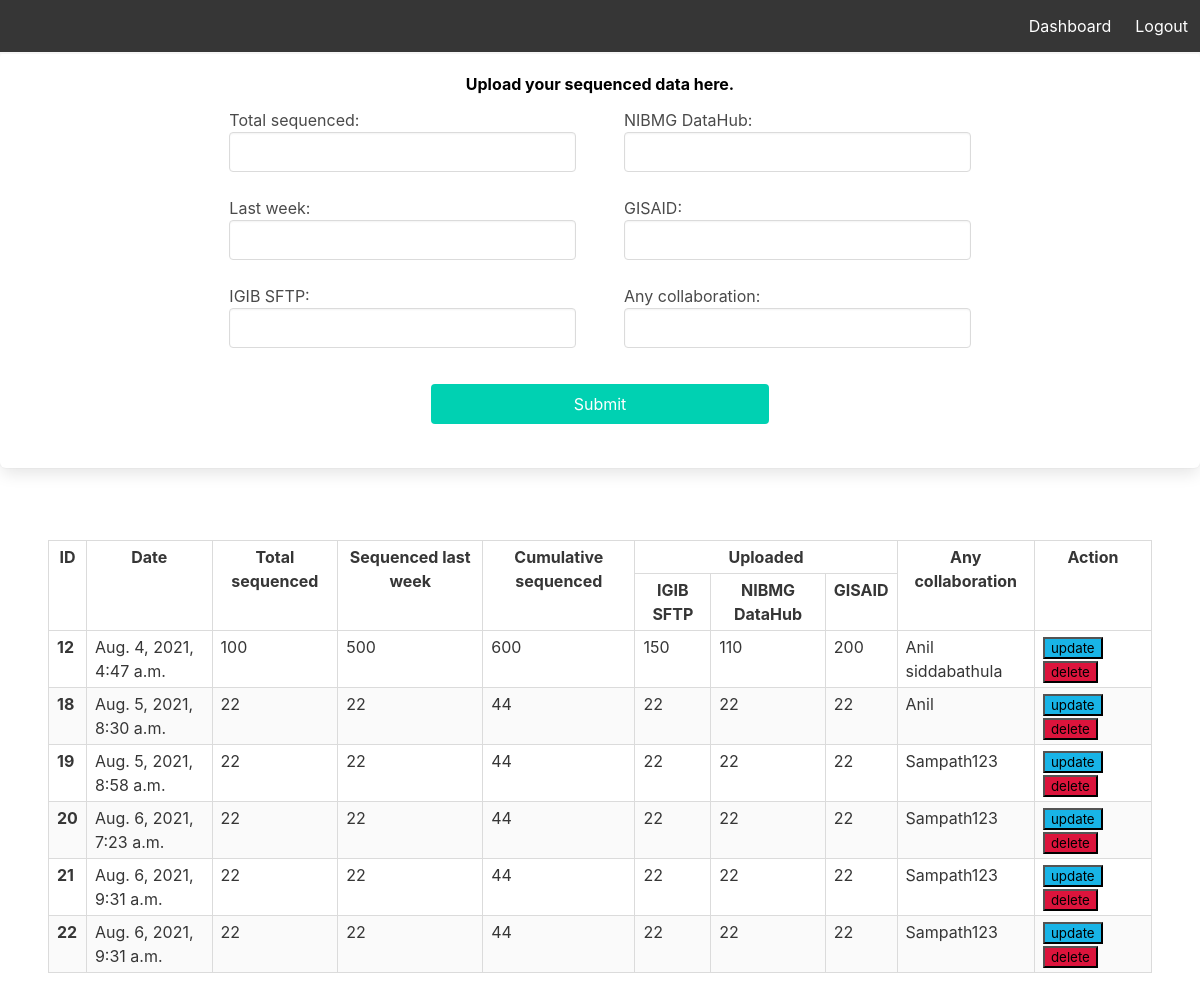
The app's page /Home (signed in) with its own data.
### users/models.py (models this page shows, shortened)
class InputData(models.Model):
    data_entry                      = models.DateTimeField(verbose_name ="date joined", auto_now_add=True)
    username                        = models.ForeignKey(Account,verbose_name="username",on_delete=models.CASCADE)
    Total_sequenced                 = models.IntegerField()
    Sequenced_last_week             = models.IntegerField()
    Cumulative_sequenced            = models.IntegerField()
    Uploaded_IGIB_SFTP              = models.IntegerField()
    Uploaded_NIBMG_DataHub          = models.IntegerField()
    Uploaded_GISAID                 = models.IntegerField()
    Any_collaboration               = models.TextField(max_length=200)

### users/views.py (the view)
# urls.py: 2. Add a URL to urlpatterns:  path('', Home.as_view(), name='home')
def Home(request):
    data = InputData.objects.filter(username__id=request.user.id)
    return render(request, 'data.html',{'data':data})

### users/models.py (called while the page is built)
    def __str__(self):
        return self.username

### templates/data.html (shortened to what this page needs)
{% load static %}
<!DOCTYPE html>
<html lang="en">
    <link rel="stylesheet" href="https://cdn.jsdelivr.net/npm/bulma@0.9.3/css/bulma.min.css">
    <link href="{% static 'styles.css'%}" rel="stylesheet" type="text/css" media="all" />
<head>
</head>
<body>
    {% if user.is_prouser is True %}
    <nav class="navbar has-shadow is-dark">
        <div class="navbar-menu" id="nav-links">
          <div class="navbar-end">
            <a class="navbar-item" href="/">Dashboard</a>
            <a class="navbar-item" href="logout">Logout</a>
          </div>
        </div>
    </nav>
    <div class="box">
        <h1>Upload your sequenced data here.</h1>
            <form action="upload" method="post">
                        <div class="columns is-centered mb-0">
                            <div class="column is-4">
                                <div class="column">
                                    <label>Total sequenced:</label>
                                    <input class="input" type="number" name="Total_sequenced"  required="required">
                                </div>
                                <div class="column">
                                    <label class="lable">Last week:</label>
                                    <input class="input" type="number" name="Sequenced_last_week"  required="required">
                                </div>
                                <div class="column">
                                    <label class="lable">IGIB SFTP:</label>
                                    <input class="input" type="number" name="Uploaded_IGIB_SFTP"  required="required">
                                </div>
                            </div>
                            <div class="column is-4">
                                <div class="column">
                                    <label class="lable">NIBMG DataHub:</label>
                                    <input class="input" type="number" name="Uploaded_NIBMG_DataHub"  required="required">
                                </div>
                                <div class="column">
                                    <label class="lable">GISAID:</label>
                                    <input class="input" type="number" name="Uploaded_GISAID"  required="required">
                                </div>
                                <div class="column">
                                    <label for="lable">Any collaboration:</label>
                                    <input class="input" id="lable" type="text" name="Any_collaboration"  required="required">
                                </div>
                            </div>
                        </div>
                        <div class="column is-4 is-offset-4 mt-0 pt-0">
                            <div class="column">
                                <button class="button is-fullwidth  is-primary">Submit</button>
                            </div>
                        </div>
            </form>
        </div>
        <section class="hero">
            <div class="hero-body">
                <div class="table-container">
                    <table class="table is-bordered is-striped is-narrow is-hoverable is-fullwidth">
                      <thead id="head">
                        <tr>
                          <th rowspan="2">ID</th>
                          <th rowspan="2">Date</th>
                          <th rowspan="2">Total sequenced</th>
                          <th rowspan="2">Sequenced last week</th>
                          <th rowspan="2">Cumulative sequenced</th>
                          <th colspan="3">Uploaded</th>
                          <th rowspan="2">Any collaboration</th>
                          <th rowspan="2">Action</th>
                        </tr>
                        <tr>
                            <th>IGIB SFTP</th>
                            <th>NIBMG DataHub</th>
                            <th>GISAID</th>
                        </tr>
                    </thead>
                    <tbody>
                        {% for data in data %}
                        <tr>
                            <th scope="row">{{data.id}}</th>
                            <td>{{data.data_entry}}</td>
                            <td>{{data.Total_sequenced}}</td>
                            <td>{{data.Sequenced_last_week}}</td>
                            <td>{{data.Cumulative_sequenced}}</td>
                            <td>{{data.Uploaded_IGIB_SFTP}}</td>
                            <td>{{data.Uploaded_NIBMG_DataHub}}</td>
                            <td>{{data.Uploaded_GISAID}}</td>
                            <td>{{data.Any_collaboration}}</td>
                            <td>
                                <div style="width:100px;">
                                        <form action="{% url 'update' data.id %}" method="">
                                            <input id="pointer" type="submit" value="update">
                                        </form>
                                        <form action="{% url 'delete' data.id %}" method="POST">
                                            <input id="pointer" type="submit" value="delete"
                                            style="background-color: crimson; font:bold;">
                                        </form>
                                </div>
                            </td>
                        </tr>
                        {% endfor %}
                    </tbody>
                </table>
        </div>
    </section>
    {% endif %}
</body>
</html>

### static/styles.css (style rules this page uses)
h1 { text-align: center; font-weight: bolder; color: black; }
#head { text-align: center; }
#pointer { cursor: pointer; background-color: rgb(24, 180, 231); }

### records on screen
InputData: id "12", data_entry "Aug. 4, 2021, 4:47 a.m.", Total_sequenced "100", Sequenced_last_week "500", Cumulative_sequenced "600", Uploaded_IGIB_SFTP "150", Uploaded_NIBMG_DataHub "110", Uploaded_GISAID "200", Any_collaboration "Anil siddabathula"
InputData: id "18", data_entry "Aug. 5, 2021, 8:30 a.m.", Total_sequenced "22", Sequenced_last_week "22", Cumulative_sequenced "44", Uploaded_IGIB_SFTP "22", Uploaded_NIBMG_DataHub "22", Uploaded_GISAID "22", Any_collaboration "Anil"
InputData: id "19", data_entry "Aug. 5, 2021, 8:58 a.m.", Total_sequenced "22", Sequenced_last_week "22", Cumulative_sequenced "44", Uploaded_IGIB_SFTP "22", Uploaded_NIBMG_DataHub "22", Uploaded_GISAID "22", Any_collaboration "Sampath123"
InputData: id "20", data_entry "Aug. 6, 2021, 7:23 a.m.", Total_sequenced "22", Sequenced_last_week "22", Cumulative_sequenced "44", Uploaded_IGIB_SFTP "22", Uploaded_NIBMG_DataHub "22", Uploaded_GISAID "22", Any_collaboration "Sampath123"
InputData: id "21", data_entry "Aug. 6, 2021, 9:31 a.m.", Total_sequenced "22", Sequenced_last_week "22", Cumulative_sequenced "44", Uploaded_IGIB_SFTP "22", Uploaded_NIBMG_DataHub "22", Uploaded_GISAID "22", Any_collaboration "Sampath123"
InputData: id "22", data_entry "Aug. 6, 2021, 9:31 a.m.", Total_sequenced "22", Sequenced_last_week "22", Cumulative_sequenced "44", Uploaded_IGIB_SFTP "22", Uploaded_NIBMG_DataHub "22", Uploaded_GISAID "22", Any_collaboration "Sampath123"
